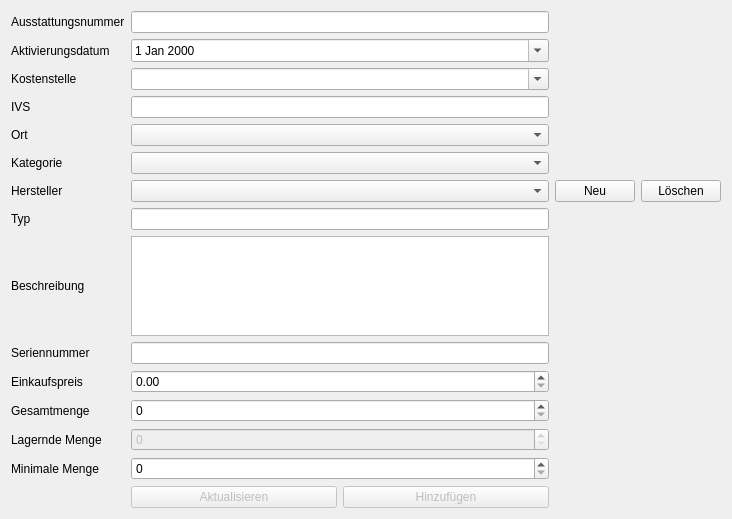
<?xml version="1.0" encoding="UTF-8"?>
<ui version="4.0">
 <class>rscaddupdate</class>
 <widget class="QDialog" name="rscaddupdate">
  <property name="geometry">
   <rect>
    <x>0</x>
    <y>0</y>
    <width>732</width>
    <height>519</height>
   </rect>
  </property>
  <property name="windowTitle">
   <string>Dialog</string>
  </property>
  <layout class="QGridLayout" name="gridLayout">
   <item row="1" column="0">
    <widget class="QLabel" name="labelActivationDate">
     <property name="text">
      <string>Aktivierungsdatum</string>
     </property>
    </widget>
   </item>
   <item row="0" column="0">
    <widget class="QLabel" name="labelEquipmentnumber">
     <property name="text">
      <string>Ausstattungsnummer</string>
     </property>
    </widget>
   </item>
   <item row="3" column="1">
    <widget class="QLineEdit" name="lineEditIVS"/>
   </item>
   <item row="3" column="0">
    <widget class="QLabel" name="labelIVS">
     <property name="text">
      <string>IVS</string>
     </property>
    </widget>
   </item>
   <item row="2" column="1">
    <widget class="QComboBox" name="comboBoxCostLocation">
     <property name="editable">
      <bool>true</bool>
     </property>
    </widget>
   </item>
   <item row="2" column="0">
    <widget class="QLabel" name="labelCostLocation">
     <property name="text">
      <string>Kostenstelle</string>
     </property>
    </widget>
   </item>
   <item row="1" column="1">
    <widget class="QDateEdit" name="dateEditActiveDate">
     <property name="enabled">
      <bool>true</bool>
     </property>
     <property name="calendarPopup">
      <bool>true</bool>
     </property>
    </widget>
   </item>
   <item row="0" column="1">
    <widget class="QLineEdit" name="lineEditEquipmentnumber"/>
   </item>
   <item row="6" column="2">
    <widget class="QPushButton" name="buttonAddMake">
     <property name="text">
      <string>Neu</string>
     </property>
     <property name="autoDefault">
      <bool>false</bool>
     </property>
    </widget>
   </item>
   <item row="4" column="0">
    <widget class="QLabel" name="labelLocation">
     <property name="text">
      <string>Ort</string>
     </property>
    </widget>
   </item>
   <item row="4" column="1">
    <widget class="TreeViewComboBox" name="comboBoxLocation"/>
   </item>
   <item row="5" column="0">
    <widget class="QLabel" name="labelCategory">
     <property name="text">
      <string>Kategorie</string>
     </property>
    </widget>
   </item>
   <item row="5" column="1">
    <widget class="TreeViewComboBox" name="comboBoxCategory">
     <property name="enabled">
      <bool>true</bool>
     </property>
     <property name="maxVisibleItems">
      <number>20</number>
     </property>
     <property name="modelColumn">
      <number>0</number>
     </property>
    </widget>
   </item>
   <item row="6" column="0">
    <widget class="QLabel" name="labelMake">
     <property name="text">
      <string>Hersteller</string>
     </property>
    </widget>
   </item>
   <item row="6" column="1">
    <widget class="QComboBox" name="comboBoxMake">
     <property name="editable">
      <bool>false</bool>
     </property>
    </widget>
   </item>
   <item row="7" column="0">
    <widget class="QLabel" name="labelType">
     <property name="text">
      <string>Typ</string>
     </property>
    </widget>
   </item>
   <item row="7" column="1">
    <widget class="QLineEdit" name="lineEditType"/>
   </item>
   <item row="8" column="0">
    <widget class="QLabel" name="labelDescription">
     <property name="text">
      <string>Beschreibung</string>
     </property>
    </widget>
   </item>
   <item row="8" column="1">
    <widget class="QTextEdit" name="textEditDescription">
     <property name="enabled">
      <bool>true</bool>
     </property>
     <property name="sizePolicy">
      <sizepolicy hsizetype="Expanding" vsizetype="Expanding">
       <horstretch>0</horstretch>
       <verstretch>0</verstretch>
      </sizepolicy>
     </property>
     <property name="minimumSize">
      <size>
       <width>300</width>
       <height>0</height>
      </size>
     </property>
    </widget>
   </item>
   <item row="9" column="0">
    <widget class="QLabel" name="labelSerialnumber">
     <property name="text">
      <string>Seriennummer</string>
     </property>
    </widget>
   </item>
   <item row="9" column="1">
    <widget class="QLineEdit" name="lineEditSerialnumber"/>
   </item>
   <item row="10" column="0">
    <widget class="QLabel" name="labelPurchasePrice">
     <property name="text">
      <string>Einkaufspreis</string>
     </property>
    </widget>
   </item>
   <item row="10" column="1">
    <widget class="QDoubleSpinBox" name="doubleSpinBoxPurchasePrice"/>
   </item>
   <item row="11" column="0">
    <widget class="QLabel" name="labelTotalQty">
     <property name="text">
      <string>Gesamtmenge</string>
     </property>
    </widget>
   </item>
   <item row="11" column="1">
    <widget class="QSpinBox" name="spinBoxTotalQty"/>
   </item>
   <item row="12" column="0">
    <widget class="QLabel" name="labelQtyInStock">
     <property name="text">
      <string>Lagernde Menge</string>
     </property>
    </widget>
   </item>
   <item row="12" column="1">
    <widget class="QSpinBox" name="spinBoxQtyInStock">
     <property name="enabled">
      <bool>false</bool>
     </property>
    </widget>
   </item>
   <item row="13" column="0">
    <widget class="QLabel" name="labelMinQty">
     <property name="text">
      <string>Minimale Menge</string>
     </property>
    </widget>
   </item>
   <item row="13" column="1">
    <widget class="QSpinBox" name="spinBoxMinQty"/>
   </item>
   <item row="14" column="1">
    <layout class="QHBoxLayout" name="horizontalLayout_2">
     <property name="bottomMargin">
      <number>0</number>
     </property>
     <item>
      <widget class="QPushButton" name="buttonUpdateResource">
       <property name="enabled">
        <bool>false</bool>
       </property>
       <property name="text">
        <string>Aktualisieren</string>
       </property>
       <property name="autoDefault">
        <bool>false</bool>
       </property>
      </widget>
     </item>
     <item>
      <widget class="QPushButton" name="buttonAddResource">
       <property name="enabled">
        <bool>false</bool>
       </property>
       <property name="text">
        <string>Hinzufügen</string>
       </property>
       <property name="autoDefault">
        <bool>false</bool>
       </property>
      </widget>
     </item>
    </layout>
   </item>
   <item row="6" column="3">
    <widget class="QPushButton" name="buttonDelMake">
     <property name="text">
      <string>Löschen</string>
     </property>
     <property name="autoDefault">
      <bool>false</bool>
     </property>
    </widget>
   </item>
  </layout>
 </widget>
 <customwidgets>
  <customwidget>
   <class>TreeViewComboBox</class>
   <extends>QComboBox</extends>
   <header>treeviewcombobox.h</header>
  </customwidget>
 </customwidgets>
 <resources/>
 <connections/>
</ui>
